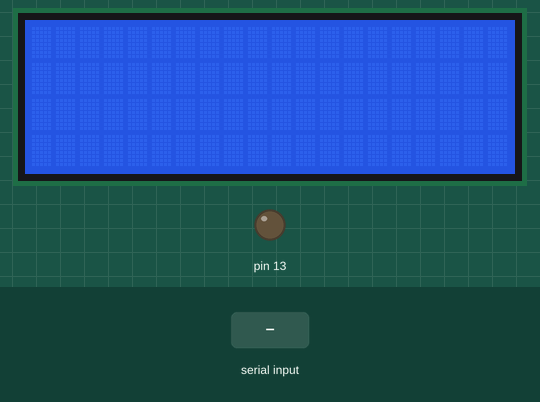
This sketch was run on a simulated Arduino Uno, built with avr-gcc and run on an emulated ATmega328P. Parts: 20×4 character LCD, output pins drawn as LEDs (lit = HIGH). Inputs (shaded band) come from the test bench. What the sketch prints to the serial monitor is not drawn.

Above: at 1.2 s.
1.3 s: "1" received over Serial
2.8 s: "0" received over Serial
4.3 s: "2" received over Serial
Timing chart, 0 to 7.3 s (numbered marks = the images above; inputs shaded):
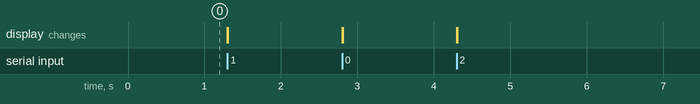

The sketch:

python_print.ino
```cpp
#include <LiquidCrystal.h>
LiquidCrystal lcd(12, 11, 7, 6, 5, 4);
int incomingByte;
void setup() {
  Serial.begin(9600);
  lcd.begin(20,4);
  pinMode(13, OUTPUT);

}

void loop() {

        if (Serial.available() > 0) {

         lcd.print(Serial.read());

         delay(5);
         lcd.clear();
         Serial.println(50);
                /*
                incomingByte = Serial.read();
                incomingByte = incomingByte * 2;
                lcd.print(incomingByte);
               // delay(50);
                lcd.clear();
                Serial.print(5); */
        }
}
```
